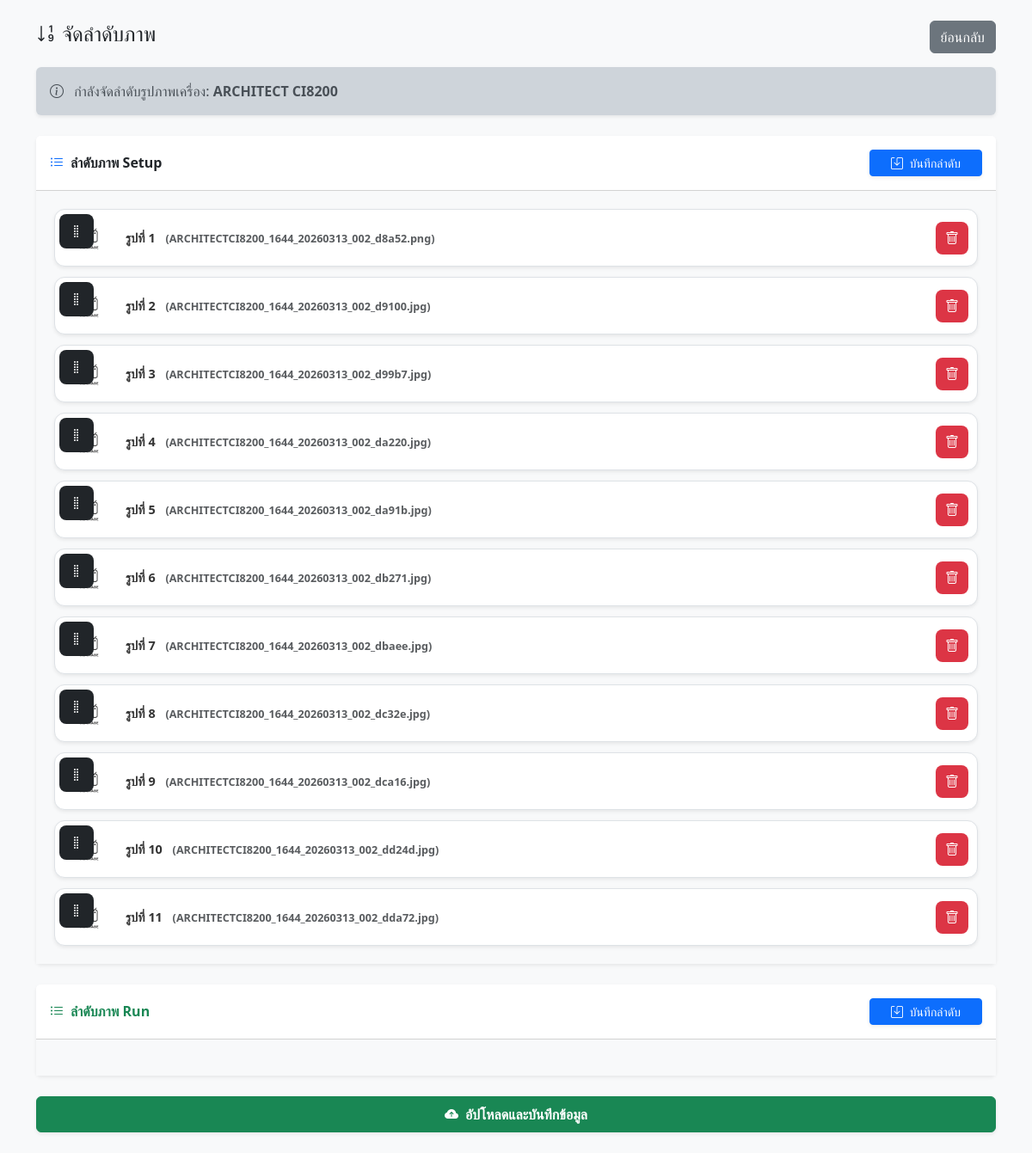
The app's page /?act=edit&id=61&mode=sort with its own data.
### tables this page shows
CREATE TABLE `automate_model`  (
  `atm_model_id` int NOT NULL AUTO_INCREMENT,
  `atm_model_name` varchar(50) NULL DEFAULT '',
  `ref_atm_category_id` int NOT NULL,
  `ref_atm_status_manual_id` int NOT NULL DEFAULT 2 COMMENT '1=มีคู่มือ, 2=ไม่มีคู่มือ, 3=รออบรม',
  `atm_training_date` date NULL DEFAULT NULL COMMENT 'วันอบรบเครื่องตรวจ',
  `atm_training_timestart` time NULL DEFAULT NULL COMMENT 'เวลาเริ่มอบรม',
  `atm_training_timeend` time NULL DEFAULT NULL COMMENT 'เวลาสิ้นสุดอบรบ',
  `atm_model_updatedBy` varchar(50) NULL DEFAULT NULL,
  `atm_model_updatedAt` timestamp NOT NULL DEFAULT current_timestamp ON UPDATE CURRENT_TIMESTAMP,
  `atm_model_updatedEv` timestamp NOT NULL DEFAULT current_timestamp ON UPDATE CURRENT_TIMESTAMP,
  PRIMARY KEY (`atm_model_id`) USING BTREE,
  UNIQUE INDEX `atm_model_name`(`atm_model_name` ASC) USING BTREE
);

CREATE TABLE `instrument_setup_images`  (
  `setup_id` int NOT NULL AUTO_INCREMENT,
  `instrument_id` int UNSIGNED NOT NULL,
  `file_name` varchar(255) NOT NULL,
  `sort_order` int NULL DEFAULT 0,
  PRIMARY KEY (`setup_id`) USING BTREE,
  INDEX `instrument_id`(`instrument_id` ASC) USING BTREE,
  INDEX `idx_si_instrument_id`(`instrument_id` ASC) USING BTREE,
  CONSTRAINT `instrument_setup_images_ibfk_1` FOREIGN KEY (`instrument_id`) REFERENCES `instruments` (`ins_id`) ON DELETE RESTRICT ON UPDATE RESTRICT
);

### index.php (called while the page is built, shortened)
<?php
require_once __DIR__ . '/controller.php';

### oop/edit_sort_images.php (the view, shortened to what this page needs)
<?php
$db = $conn ?? $connpeuy;
$stmt_info = $db->prepare("SELECT atm_model_name FROM automate_model WHERE atm_model_id = ?");
$stmt_info->bind_param("i", $ins_id);
$stmt_info->execute();
$info = $stmt_info->get_result()->fetch_assoc();
$setup_res = $db->query("SELECT * FROM instrument_setup_images WHERE instrument_id = $ins_id ORDER BY sort_order ASC");
?>
<div class="alert alert-dark border-0 shadow-sm mb-4">
    <i class="bi bi-info-circle me-2"></i>
    กำลังจัดลำดับรูปภาพเครื่อง: <strong><?= htmlspecialchars($info['atm_model_name'] ?? 'ไม่พบชื่อรุ่น') ?></strong>
</div>
<div class="card shadow-sm border-0 mb-4">
    <div class="card-header bg-white d-flex justify-content-between align-items-center py-3">
        <h6 class="mb-0 fw-bold"><i class="bi bi-list-ul me-2 text-primary"></i>ลำดับภาพ Setup</h6>
        <button class="btn btn-primary btn-sm px-4 shadow-sm" onclick="saveOrder('setup', '<?= $ins_id ?>', '<?= BASE_URL ?>')">
            <i class="bi bi-save me-1"></i> บันทึกลำดับ
        </button>
    </div>
    <div class="card-body bg-light">
        <div id="setup-sortable" class="sortable-list">
            <?php $i=1; while($s = $setup_res->fetch_assoc()): ?>
                <div class="sortable-item shadow-sm" data-id="<?= $s['setup_id'] ?>">
                    <div class="drag-handle"><i class="bi bi-grip-vertical"></i></div>
                    <div class="sortable-info">รูปที่ <?= $i++ ?> <small class="text-muted ms-2">(<?= htmlspecialchars($s['file_name']) ?>)</small></div>
                    <button type="button" class="btn-delete-item" onclick="deleteImgPOST('setup', '<?= $s['setup_id'] ?>', '<?= $ins_id ?>', '<?= BASE_URL ?>')">
                        <i class="bi bi-trash"></i>
                    </button>
                </div>
            <?php endwhile; ?>
        </div>
    </div>
</div>
<div class="card shadow-sm border-0 mb-4">
    <div class="card-header bg-white d-flex justify-content-between align-items-center py-3">
        <h6 class="mb-0 fw-bold text-success"><i class="bi bi-list-ul me-2"></i>ลำดับภาพ Run</h6>
        <button class="btn btn-primary btn-sm px-4 shadow-sm" onclick="saveOrder('run', '<?= $ins_id ?>', '<?= BASE_URL ?>')">
            <i class="bi bi-save me-1"></i> บันทึกลำดับ
        </button>
    </div>
    <div class="card-body bg-light">
        <div id="run-sortable" class="sortable-list">
        </div>
    </div>
</div>

### assets/css/edit.css (style rules this page uses)
.card.shadow-sm { scroll-margin-top: 16px; }
.sortable-item { cursor: grab; touch-action: none; }
.drag-handle { position: absolute; top: 5px; left: 5px; background: rgba(0,0,0,0.5); color: white; padding: 2px 5px; border-radius: 4px; cursor: grab; z-index: 10; }

### oop/edit_sort_images.php (style rules this page uses)
.sortable-list { display: flex; flex-direction: column; gap: 12px; padding: 5px; }
.sortable-item { display: flex; align-items: center; background: #fff; border: 1px solid #dee2e6; border-radius: 12px; padding: 10px; position: relative; touch-action: none; transition: box-shadow 0.2s; }
.drag-handle { cursor: grab; background: #212529; color: #fff; width: 40px; height: 40px; display: flex; align-items: center; justify-content: center; border-radius: 8px; margin-right: 12px; flex-shrink: 0; }
.sortable-info { flex-grow: 1; font-size: 0.9rem; font-weight: 600; color: #333; overflow: hidden; text-overflow: ellipsis; white-space: nowrap; padding-right: 10px; }
.btn-delete-item { background: #dc3545; color: #fff; border: none; border-radius: 8px; width: 38px; height: 38px; display: flex; align-items: center; justify-content: center; flex-shrink: 0; transition: background 0.2s; }

### records on screen
automate_model: atm_model_name "ARCHITECT CI8200"
instrument_setup_images: file_name "ARCHITECTCI8200_1644_20260313_002_d8a52.png"
instrument_setup_images: file_name "ARCHITECTCI8200_1644_20260313_002_d9100.jpg"
instrument_setup_images: file_name "ARCHITECTCI8200_1644_20260313_002_d99b7.jpg"
instrument_setup_images: file_name "ARCHITECTCI8200_1644_20260313_002_da220.jpg"
instrument_setup_images: file_name "ARCHITECTCI8200_1644_20260313_002_da91b.jpg"
instrument_setup_images: file_name "ARCHITECTCI8200_1644_20260313_002_db271.jpg"
instrument_setup_images: file_name "ARCHITECTCI8200_1644_20260313_002_dbaee.jpg"
instrument_setup_images: file_name "ARCHITECTCI8200_1644_20260313_002_dc32e.jpg"
instrument_setup_images: file_name "ARCHITECTCI8200_1644_20260313_002_dca16.jpg"
instrument_setup_images: file_name "ARCHITECTCI8200_1644_20260313_002_dd24d.jpg"
instrument_setup_images: file_name "ARCHITECTCI8200_1644_20260313_002_dda72.jpg"
